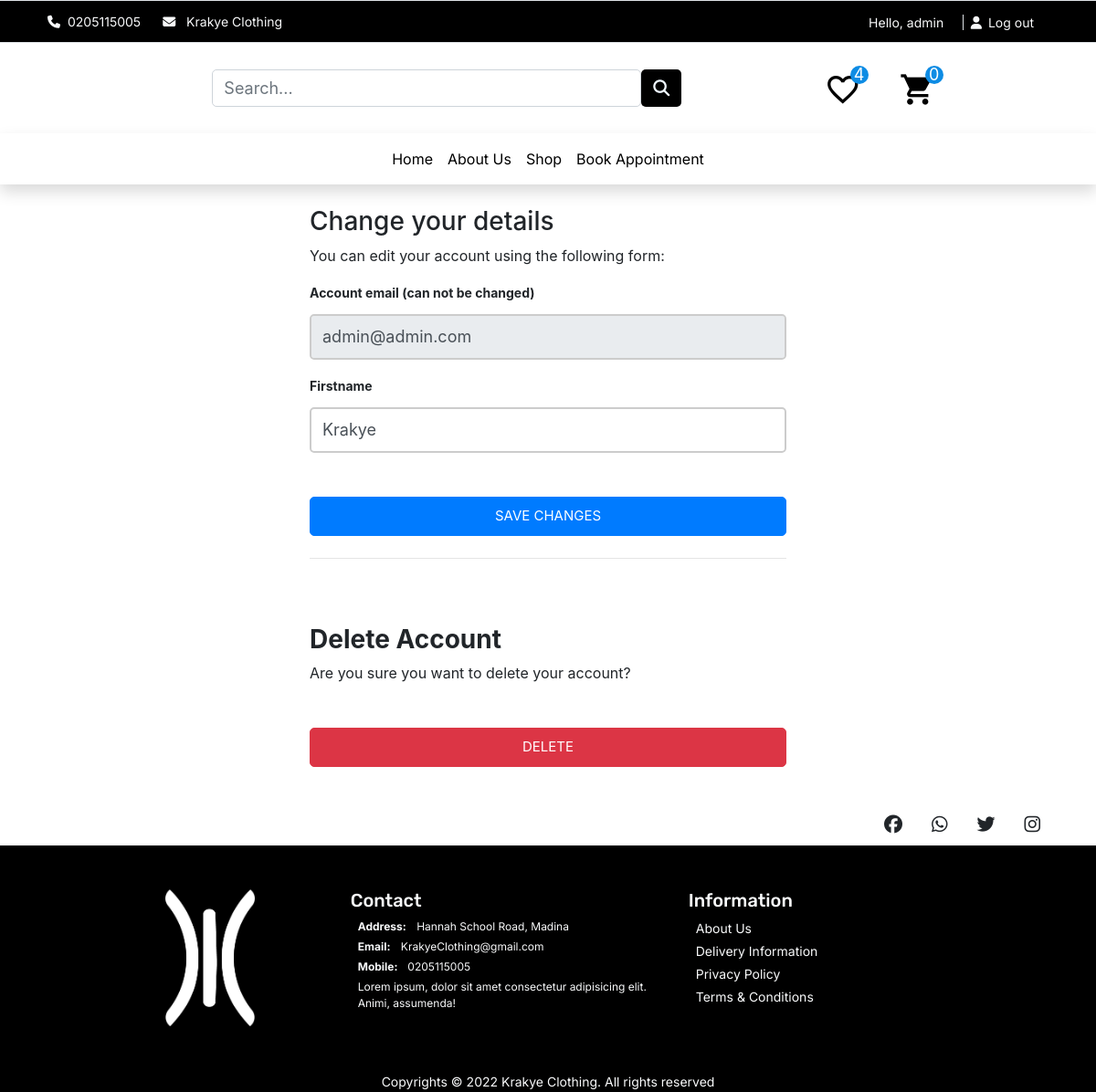
The app's page /account/profile/edit (signed in) with its own data.
### accounts/models.py (models this page shows, shortened)
class UserBase(AbstractBaseUser, PermissionsMixin):
    username = models.CharField(max_length=150, unique=True)
    email = models.EmailField(_('email address'), unique=True)
    first_name = models.CharField(max_length=150, blank=True)
    last_name = models.CharField(max_length=150, blank=True)
    phone_number = models.CharField(max_length=50)
    is_active = models.BooleanField(default=False)
    is_staff = models.BooleanField(default=False)
    is_admin = models.BooleanField(default=False)
    date_created = models.DateTimeField(auto_now_add=True)
    last_login = models.DateTimeField(auto_now_add=True)
    updated = models.DateTimeField(auto_now=True)
    objects = CustomAccountManager()
    USERNAME_FIELD = 'email'
    REQUIRED_FIELDS = ['username', 'first_name', 'last_name']
    class Meta:
        verbose_name = "Accounts"
        verbose_name_plural = "Accounts"
        default_permissions = ()
    def __str__(self):
        return self.username

### accounts/views.py (the view)
# urls.py: path('profile/edit', views.edit_details, name='edit_details'),
@login_required
def edit_details(request):
    if request.method == 'POST':
        user_form = UserEditForm(instance=request.user, data=request.POST)
        if user_form.is_valid():
            user_form.save()
    else:
        user_form = UserEditForm(instance=request.user)
    return render(request,
                  'account/user/edit_details.html', {'user_form': user_form})

### accounts/forms.py
class UserEditForm(forms.ModelForm):
    email = forms.EmailField(
        label='Account email (can not be changed)', max_length=200, widget=forms.TextInput(
            attrs={'class': 'form-control mb-3', 'placeholder': 'email', 'id': 'form-email', 'readonly': 'readonly'}))
    first_name = forms.CharField(
        label='Firstname', min_length=4, max_length=50, widget=forms.TextInput(
            attrs={'class': 'form-control mb-3', 'placeholder': 'Firstname', 'id': 'form-firstname'}))
    class Meta:
        model = UserBase
        fields = ('email', 'first_name',)
    def __init__(self, *args, **kwargs):
        super().__init__(*args, **kwargs)
        self.fields['first_name'].required = True
        self.fields['email'].required = True

### cart/context_processors.py (called while the page is built)
def counter(request):
    cart_count = 0
    if 'admin' in request.path:
        return {}
    else:
        try:
            cart = Cart.objects.filter(cart_id=_cart_id(request))
            cart_items = CartItem.objects.all().filter(cart=cart[:1])
            for cart_item in cart_items:
                cart_count += cart_item.quantity
        except Cart.DoesNotExist:
            cart_count = 0
    return dict(cart_count=cart_count)

### cart/views.py (called while the page is built)
def _cart_id(request):
    cart = request.session.session_key
    if not cart:
        cart = request.session.session_key
    return cart

### templates/account/user/edit_details.html (shortened to what this page needs)
{% extends '../../base.html' %}
{% block title %}Edit Profile{% endblock%} {% block content %}
<div class="container-fluid col-sm-12 col-md-12 col-lg-6 col-xs-12">
                            <form class="account-form px-4 pt-4" method="post" enctype="multipart/form-data">
                    {% if user_form.is_valid and profile_form.is_valid  %}
                    <div class="alert alert-primary" role="alert">
                        Details successfully updated!
                    </div>
                    <p class="small text-center pt-0">
                        <a href="{% url "accounts:dashboard" %}">Back to Dashboard</a>
                    </p>
                    {%else%}
                    <h3>Change your details</h3>
                    <p>You can edit your account using the following form:</p>
                    {% endif %}
                    <label class="small font-weight-bold">{{ user_form.email.label}}</label>
                    {{ user_form.email }}
                    <label class="small font-weight-bold">{{ user_form.first_name.label}}</label>
                    {{ user_form.first_name }}
                    <button class="btn btn-primary btn-block py-2 mb-4 mt-5 fw-bold w-100" type="submit"
                        value="Save changes">Save Changes</button>
                    <hr class="mb-3">
                </form>
              <form class="account-form px-4" action="{% url "accounts:delete_user" %}" method="post">
                 <p class=" h3 pt-4 font-weight-bold">Delete Account</p>
                 <p>Are you sure you want to delete your account?</p>
                 <button type="submit" role="button"
                     class="btn btn-danger btn-block py-2 mb-4 mt-5 fw-bold w-100">Delete</button>
             </form>
</div>
{%endblock%}

### templates/includes/topbar.html (shortened to what this page needs)
<nav class="px-5 navbar-item-hidden navbar border-top border-bottom topbar ">
    <div class="d-flex">
        <span class="font-inter font-size-14 text-light pr-2 m-1" ><b><i class="fa-solid fa-phone"></i></b><a href="tel:+233205115005" class="text-light text-decoration-none" >0205115005</a></span>
        <span class="font-inter font-size-14 text-light pr-2 m-1" > <b><i class="fa-solid fa-envelope"></i></b> <a href="mailto:festuskwafo11@gmail.com" class="text-light text-decoration-none" >Krakye Clothing</a></span>
    </div>
    <div class="ml-auto">
      {% if user.is_authenticated %}
      <span class="font-inter font-size-14 text-light pr-2 m-1">Hello, {{user.username}}</span>
      <span class="font-inter font-size-14 text-light pr-2 m-1 border-left" ><a href="{% url "accounts:logout" %}" class="text-light text-decoration-none"><i class="fa-solid fa-user"></i>&ensp;Log out</a></span>
      {% endif %}
    </div>
  </nav>

### static/css/style.css (style rules this page uses)
button, button:focus { outline: none !important; box-shadow: none !important; }
.font-inter { font-family: "Inter", cursive; }
.font-size-14 { font-size: 14px; }
a { text-decoration: none; }
.topbar { background: #000; }
a { padding: 0 1vh; }
hr { margin-top: 1.25rem; }
form { padding: 2vh 0; }
input { border: 1px solid rgba(0, 0, 0, 0.137); padding: 1vh; margin-bottom: 4vh; outline: none; width: 100%; background-color: #f7f7f7; }
input, textarea, button { padding: 8px 15px; border-radius: 5px !important; margin: 5px 0px; box-sizing: border-box; border: 1px solid #ccc; font-size: 18px !important; font-weight: 300; }
.btn-block { text-transform: uppercase; font-size: 15px !important; font-weight: 400; height: 43px; cursor: pointer; }

### templates/account/user/edit_details.html (style rules this page uses)
.account-form input { border: 2px solid #ccc; height: calc(2em + 0.75rem + 2px); }

### records on screen
UserBase: username "admin", email "admin@admin.com", first_name "Krakye"

### other values on screen
{{ cart_count }} "0"
{{ user_form.email.label }} "Account email (can not be changed)"
{{ user_form.first_name.label }} "Firstname"
